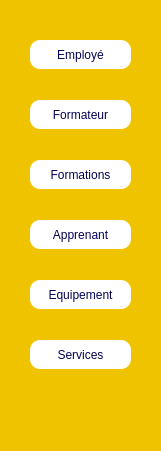
   <widget class="QFrame" name="frame">
    <property name="geometry">
     <rect>
      <x>40</x>
      <y>140</y>
      <width>161</width>
      <height>451</height>
     </rect>
    </property>
    <property name="styleSheet">
     <string notr="true">
background-color: rgb(240, 195, 0);
border-radius:10px;</string>
    </property>
    <property name="frameShape">
     <enum>QFrame::Shape::StyledPanel</enum>
    </property>
    <property name="frameShadow">
     <enum>QFrame::Shadow::Raised</enum>
    </property>
    <widget class="QPushButton" name="pushButton_formation">
     <property name="geometry">
      <rect>
       <x>30</x>
       <y>160</y>
       <width>101</width>
       <height>29</height>
      </rect>
     </property>
     <property name="styleSheet">
      <string notr="true">QPushButton{
	font: 700 9pt &quot;Rockwell&quot;;
background-color: rgb(255, 255, 255);
	color: rgb(4, 4, 87);
	border-radius:10px;
	font: 700 8pt &quot;Rockwell&quot;;
}
QPushButton:hover{
	background-color: rgb(236, 236, 236);
	color: #000000;
	border: 1px solid #ffffff;
	border-radius:5px;
}</string>
     </property>
     <property name="text">
      <string>Formations</string>
     </property>
    </widget>
    <widget class="QPushButton" name="pushButton_equipement">
     <property name="geometry">
      <rect>
       <x>30</x>
       <y>280</y>
       <width>101</width>
       <height>29</height>
      </rect>
     </property>
     <property name="styleSheet">
      <string notr="true">QPushButton{
	font: 700 9pt &quot;Rockwell&quot;;
background-color: rgb(255, 255, 255);
	color: rgb(4, 4, 87);
	border-radius:10px;
	font: 700 8pt &quot;Rockwell&quot;;
}
QPushButton:hover{
	background-color: rgb(236, 236, 236);
	color: #000000;
	border: 1px solid #ffffff;
	border-radius:5px;
}</string>
     </property>
     <property name="text">
      <string>Equipement</string>
     </property>
    </widget>
    <widget class="QPushButton" name="pushButton_service">
     <property name="geometry">
      <rect>
       <x>30</x>
       <y>340</y>
       <width>101</width>
       <height>29</height>
      </rect>
     </property>
     <property name="styleSheet">
      <string notr="true">QPushButton{
	font: 700 9pt &quot;Rockwell&quot;;
background-color: rgb(255, 255, 255);
	color: rgb(4, 4, 87);
	border-radius:10px;
	font: 700 8pt &quot;Rockwell&quot;;
}
QPushButton:hover{
	background-color: rgb(236, 236, 236);
	color: #000000;
	border: 1px solid #ffffff;
	border-radius:5px;
}</string>
     </property>
     <property name="text">
      <string>Services</string>
     </property>
    </widget>
    <widget class="QPushButton" name="pushButton_apprenant">
     <property name="geometry">
      <rect>
       <x>30</x>
       <y>220</y>
       <width>101</width>
       <height>29</height>
      </rect>
     </property>
     <property name="styleSheet">
      <string notr="true">QPushButton{
	font: 700 9pt &quot;Rockwell&quot;;
background-color: rgb(255, 255, 255);
	color: rgb(4, 4, 87);
	border-radius:10px;
	font: 700 8pt &quot;Rockwell&quot;;
}
QPushButton:hover{
	background-color: rgb(236, 236, 236);
	color: #000000;
	border: 1px solid #ffffff;
	border-radius:5px;
}</string>
     </property>
     <property name="text">
      <string>Apprenant</string>
     </property>
    </widget>
    <widget class="QPushButton" name="pushButton_employe">
     <property name="geometry">
      <rect>
       <x>30</x>
       <y>40</y>
       <width>101</width>
       <height>29</height>
      </rect>
     </property>
     <property name="styleSheet">
      <string notr="true">QPushButton{

	font: 700 9pt &quot;Rockwell&quot;;
background-color: rgb(255, 255, 255);
	color: rgb(4, 4, 87);
	border-radius:10px;
	font: 700 8pt &quot;Rockwell&quot;;
}
QPushButton:hover{
	background-color: rgb(233, 233, 233);
	color: #000000;
	border: 1px solid #ffffff;
	border-radius:5px;
}</string>
     </property>
     <property name="text">
      <string>Employé</string>
     </property>
    </widget>
    <widget class="QPushButton" name="pushButton_formateur">
     <property name="geometry">
      <rect>
       <x>30</x>
       <y>100</y>
       <width>101</width>
       <height>29</height>
      </rect>
     </property>
     <property name="styleSheet">
      <string notr="true">QPushButton{

	font: 700 9pt &quot;Rockwell&quot;;
background-color: rgb(255, 255, 255);
	color: rgb(4, 4, 87);
	border-radius:10px;
	font: 700 8pt &quot;Rockwell&quot;;
}
QPushButton:hover{
	background-color: rgb(233, 233, 233);
	color: #000000;
	border: 1px solid #ffffff;
	border-radius:5px;
}</string>
     </property>
     <property name="text">
      <string>Formateur</string>
     </property>
    </widget>
    <widget class="QPushButton" name="pushButton_retour_menu">
     <property name="geometry">
      <rect>
       <x>0</x>
       <y>421</y>
       <width>41</width>
       <height>20</height>
      </rect>
     </property>
     <property name="styleSheet">
      <string notr="true">background-color: rgb(240, 195, 0);
color: rgb(0, 0, 0);



</string>
     </property>
     <property name="text">
      <string/>
     </property>
     <property name="icon">
      <iconset resource="image.qrc">
       <normaloff>:/img/retour.png</normaloff>:/img/retour.png</iconset>
     </property>
     <property name="iconSize">
      <size>
       <width>20</width>
       <height>20</height>
      </size>
     </property>
    </widget>
   </widget>
